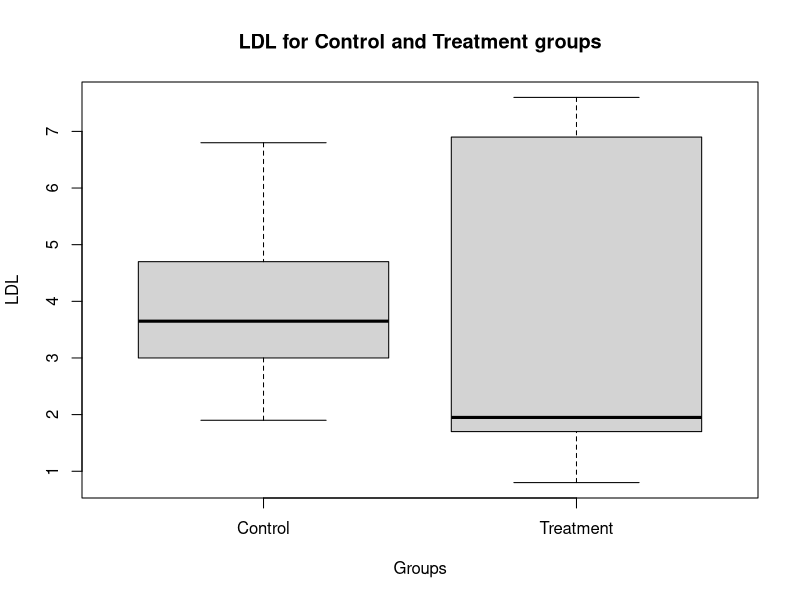
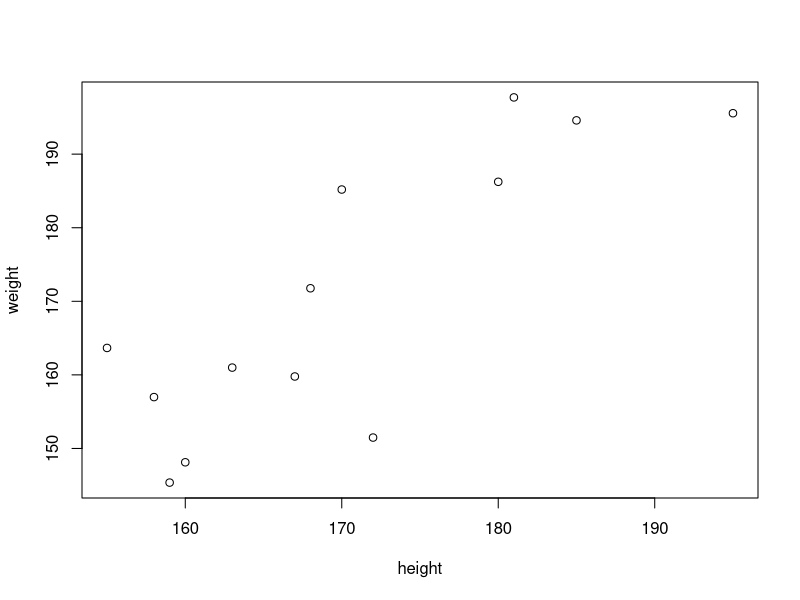

These figures' R source, in order:
## ---- chunk 1
set.seed(123)  # Seeding the pseudo-random number generator for reproducible results
group <- sample(c("A", "B"),
                100,
                replace = TRUE)

df <- data.frame(Group = group,
                 CRP = round(rchisq(100,
                                    2),
                             digits = 1))
## ---- chunk 2
head(df)

## ---- chunk 3
test1 <- wilcox.test(CRP ~ Group,
                     data = df)
## ---- chunk 4
test1
## ---- chunk 5
grpA <- rnorm(50,
              0,
              1)
grpB <- rchisq(50,
               1)

wilcox.test(grpA,
            grpB)
## ---- chunk 6
treatment <- c(1.8, 1.7, 6.9, 0.8, 2.1, 7.6)
contrl <- c(4.1, 3.2, 6.8, 1.9, 3.0, 4.7)
## ---- chunk 7
shapiro.test(treatment)
## ---- chunk 8
df <- data.frame(LDL = c(treatment, contrl),
                 Group = rep(c("Treatment", "Control"),
                             each = 6))
head(df)
## ---- chunk 9
boxplot(LDL ~ Group,
        df,
        main = "LDL for Control and Treatment groups",
        xlab = "Groups",
        ylab = "LDL")
## ---- chunk 10
wilcox.test(LDL ~ Group,
            data = df)
## ---- chunk 11
treatment <- sort(treatment)
contrl <- sort(contrl)
treatment
contrl
## ---- chunk 12
treatment_low <- c(1.8, 1.7, 6.9, 0.8, 2.1, 7.6)
treatment_hi <- c(3, 4.2, 7, 4.5, 7.8, 3.3, 7.8)
contrl <- c(4.1, 3.2, 6.8, 1.9, 3.0, 4.7)
## ---- chunk 13
kruskal.test(list(treatment_low,
                  treatment_hi,
                  contrl))
## ---- chunk 14
height <- c(160, 167, 170, 168, 172, 159, 163, 155, 158, 180, 185, 181, 195)
weight <- height + (round((rnorm(length(height), 0, 1)), 3) * 10)
## ---- chunk 15
plot(height,
     weight)
## ---- chunk 16
cor.test(height,
         weight,
         method = "spearman")
## ---- chunk 17
cor.test(height,
         weight,
         method = "kendall")
